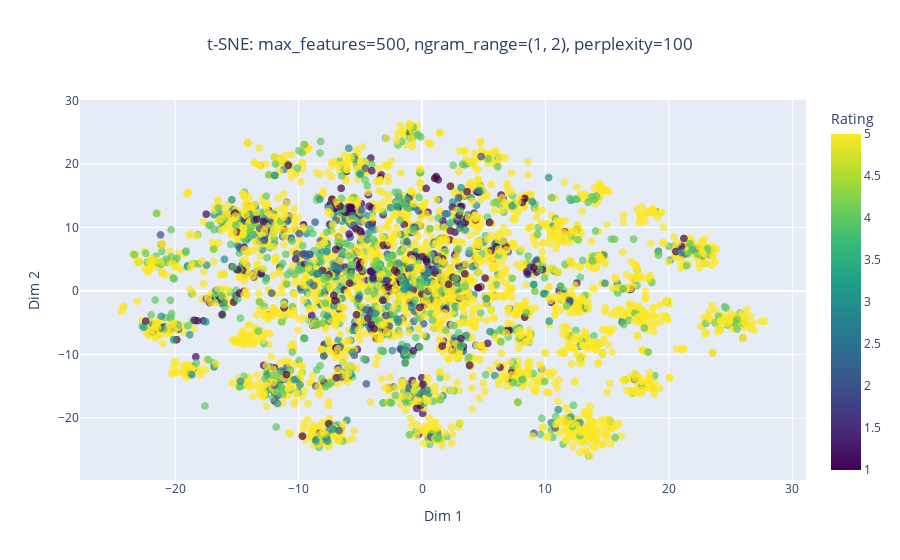

Notebook source saved alongside this figure:
### Code cell
def reduce_and_visualize(reviews, method="tsne", sample_size=1000, random_state=42, perplexity=30, intermediate_pca=True):
    """
    Reduces dimensionality using PCA or t-SNE and visualizes the results with points colored by review rating.
    
    Args:
        reviews (pd.DataFrame): Original dataset containing 'reviewText' and 'reviewRating'.
        method (str): The dimensionality reduction method ('pca' or 'tsne').
        sample_size (int): Number of rows to sample for testing.
        random_state (int): Random state for reproducibility.
        perplexity (int): Perplexity value for t-SNE.
        intermediate_pca (bool): Whether to apply PCA before t-SNE.
    """
    # Sample the dataset for testing
    if sample_size < len(reviews):
        sampled_reviews = reviews.sample(n=sample_size, random_state=random_state).reset_index(drop=True)
    else:
        sampled_reviews = reviews.reset_index(drop=True)

    # Extract the relevant columns after sampling
    review_texts = sampled_reviews['reviewTextClean']
    review_ratings = sampled_reviews['reviewRating']  # Correctly aligned with reviewTextClean
    review_text = sampled_reviews['reviewText']

    # Simplified parameter grid
    param_grid = {
        'max_features': [500],                # Single value for faster processing
        'ngram_range': [(1, 2)],              # Focus on bigrams
        'min_df': [1],                        # Single min_df value
        'max_df': [0.9]                       # Single max_df value
    }
    
    for max_features, ngram_range, min_df, max_df in product(
        param_grid['max_features'], 
        param_grid['ngram_range'], 
        param_grid['min_df'], 
        param_grid['max_df']
    ):
        print(f"Testing Parameters: max_features={max_features}, ngram_range={ngram_range}, min_df={min_df}, max_df={max_df}")
        
        # Initialize TF-IDF
        tfidf = TfidfVectorizer(
            max_features=max_features,
            ngram_range=ngram_range,
            min_df=min_df,
            max_df=max_df
        )
        
        try:
            # Fit and transform the data
            X_tfidf = tfidf.fit_transform(review_texts)
            
            # Extract the most important term for each review
            feature_names = np.array(tfidf.get_feature_names_out())
            top_terms = feature_names[np.argmax(X_tfidf.toarray(), axis=1)]
            
            # Intermediate PCA step for t-SNE
            if intermediate_pca and method.lower() == "tsne":
                print("Applying intermediate PCA...")
                pca = PCA(n_components=50, random_state=random_state)
                X_reduced = pca.fit_transform(X_tfidf.toarray())
            else:
                X_reduced = X_tfidf.toarray()
            
            # Dimensionality reduction
            if method.lower() == "pca":
                reducer = PCA(n_components=2, random_state=random_state)
                reduced_data = reducer.fit_transform(X_reduced)
                title = f"PCA: max_features={max_features}, ngram_range={ngram_range}"
            
            elif method.lower() == "tsne":
                reducer = TSNE(n_components=2, perplexity=perplexity, random_state=random_state, n_iter=500)
                reduced_data = reducer.fit_transform(X_reduced)
                title = f"t-SNE: max_features={max_features}, ngram_range={ngram_range}, perplexity={perplexity}"
            
            else:
                raise ValueError("Invalid method. Choose 'pca' or 'tsne'.")
            
            # Prepare hover data
            hover_data = pd.DataFrame({
                'reviewText': review_text,  # Original review text
            })

            # Plot the reduced data with points colored by review rating
            plot_embeddings(
                reduced_data, 
                title, 
                labels=review_ratings,  # Points are colored by review ratings
                hover_data=hover_data,
                top_terms=top_terms
            )
        
        except Exception as e:
            print(f"Failed for parameters: {e}")


reduce_and_visualize(
    reviews=reviews,            # Pass the full dataset
    method="tsne",              # Choose "tsne" for t-SNE or "pca" for PCA
    sample_size=5000,           # Test on a sample of 2000 reviews
    random_state=42,            # Set a random state for reproducibility
    perplexity=100,              # Set the perplexity for t-SNE
    intermediate_pca=True       # Apply PCA before t-SNE
)

### Figure 1 — Plotly figure (JSON) as saved in the notebook; plotly's stock layout.template omitted (floating-point values rounded to 4 significant figures; data arrays with more than 128 entries replaced by an {"elided": "..."} marker saying what was removed)
{"data": [{"customdata": {"elided": "5000x1 str values"}, "hovertemplate": "Dim 1=%{x}<br>Dim 2=%{y}<br>Top Term=%{customdata[0]}<br>Rating=%{marker.color}<extra></extra>", "legendgroup": "", "marker": {"color": {"elided": "5000 int values"}, "coloraxis": "coloraxis", "opacity": 0.7, "size": 8, "symbol": "circle"}, "mode": "markers", "name": "", "showlegend": false, "type": "scattergl", "x": {"elided": "5000 float values"}, "xaxis": "x", "y": {"elided": "5000 float values"}, "yaxis": "y"}], "layout": {"coloraxis": {"colorbar": {"title": {"text": "Rating"}}, "colorscale": [[0, "#440154"], [0.1111, "#482878"], [0.2222, "#3e4989"], [0.3333, "#31688e"], [0.4444, "#26828e"], [0.5556, "#1f9e89"], [0.6667, "#35b779"], [0.7778, "#6ece58"], [0.8889, "#b5de2b"], [1, "#fde725"]]}, "legend": {"orientation": "h", "tracegroupgap": 0, "y": -0.2}, "title": {"text": "t-SNE: max_features=500, ngram_range=(1, 2), perplexity=100", "x": 0.5}, "xaxis": {"anchor": "y", "domain": [0, 1], "title": {"text": "Dim 1"}}, "yaxis": {"anchor": "x", "domain": [0, 1], "title": {"text": "Dim 2"}}}}
